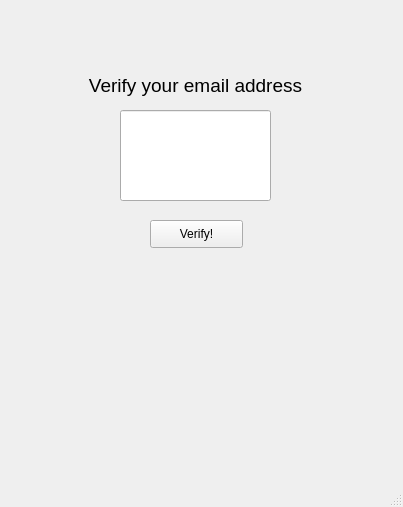
<?xml version="1.0" encoding="UTF-8"?>
<ui version="4.0">
 <class>page3</class>
 <widget class="QMainWindow" name="page3">
  <property name="geometry">
   <rect>
    <x>0</x>
    <y>0</y>
    <width>403</width>
    <height>507</height>
   </rect>
  </property>
  <property name="windowTitle">
   <string>MainWindow</string>
  </property>
  <widget class="QWidget" name="centralwidget">
   <widget class="QLineEdit" name="lineEdit">
    <property name="geometry">
     <rect>
      <x>120</x>
      <y>110</y>
      <width>151</width>
      <height>91</height>
     </rect>
    </property>
    <property name="font">
     <font>
      <pointsize>39</pointsize>
     </font>
    </property>
   </widget>
   <widget class="QPushButton" name="pushButton">
    <property name="geometry">
     <rect>
      <x>150</x>
      <y>220</y>
      <width>93</width>
      <height>28</height>
     </rect>
    </property>
    <property name="text">
     <string>Verify!</string>
    </property>
   </widget>
   <widget class="QLabel" name="label">
    <property name="geometry">
     <rect>
      <x>60</x>
      <y>70</y>
      <width>271</width>
      <height>31</height>
     </rect>
    </property>
    <property name="text">
     <string>&lt;html&gt;&lt;head/&gt;&lt;body&gt;&lt;p align=&quot;center&quot;&gt;&lt;span style=&quot; font-size:14pt;&quot;&gt;Verify your email address&lt;/span&gt;&lt;/p&gt;&lt;/body&gt;&lt;/html&gt;</string>
    </property>
   </widget>
  </widget>
  <widget class="QMenuBar" name="menubar">
   <property name="geometry">
    <rect>
     <x>0</x>
     <y>0</y>
     <width>403</width>
     <height>26</height>
    </rect>
   </property>
  </widget>
  <widget class="QStatusBar" name="statusbar"/>
 </widget>
 <resources/>
 <connections/>
</ui>
